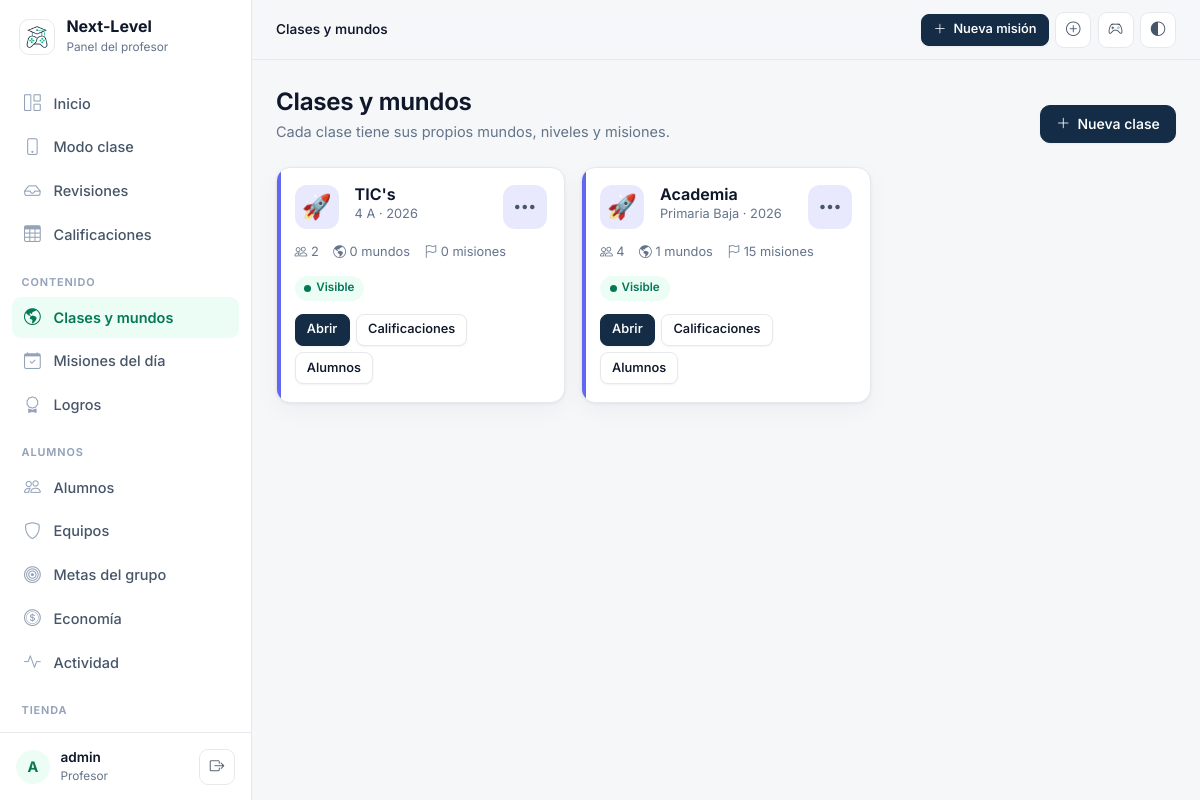
/profesor/clases/ (signed in), run on the app's committed database.
### Misiones/models.py (models this page shows, shortened)
class Clase(models.Model):
    COLORES = [
        ('indigo', 'Índigo'),
        ('esmeralda', 'Esmeralda'),
        ('coral', 'Coral'),
        ('ambar', 'Ámbar'),
        ('cielo', 'Cielo'),
        ('uva', 'Uva'),
        ('rosa', 'Rosa'),
    ]
    nombre = models.CharField(max_length=50)
    grado = models.CharField(max_length=20)
    grupo = models.CharField(max_length=10)
    anio = models.IntegerField()
    descripcion = models.TextField(blank=True, default='')
    icono = models.CharField(max_length=10, default='🚀', help_text='Un emoji que represente la clase')
    color = models.CharField(max_length=20, choices=COLORES, default='indigo')
    activa = models.BooleanField(default=True, help_text='Las clases inactivas no aparecen en el lobby')

### Misiones/views_profesor.py (the view)
# urls.py: path('profesor/clases/', profe.clases_lista, name='clases_lista'),
@login_required
def clases_lista(request):
    clases = Clase.objects.annotate(
        total_alumnos=Count('alumnos', filter=Q(alumnos__activo=True), distinct=True),
        total_mundos=Count('mundos', distinct=True),
        total_misiones=Count('misiones', distinct=True),
    ).order_by('-activa', 'anio', 'grado', 'grupo')
    return render(request, 'Profesor/clases.html', {'clases': clases, 'seccion': 'clases'})

### Misiones/templatetags/nextlevel.py (called while the page is built)
@register.filter
def color_clase(color, indice=0):
    return COLORES_CLASE.get(color, COLORES_CLASE['indigo'])[int(indice)]

@register.simple_tag
def contadores_profesor():
    return {
        'revisiones': ProgresoMision.objects.filter(estado='pendiente').count(),
        'pedidos': CompraAlumno.objects.filter(estado='pendiente').count(),
        'stock_bajo': ArticuloTienda.objects.filter(activo=True, stock__isnull=False, stock__lte=3).count(),
    }

### templates/Profesor/clases.html (shortened to what this page needs)
{% extends 'Profesor/baseProfesor.html' %}
{% load nextlevel %}
{% block titulo_pagina %}Clases y mundos{% endblock %}
{% block content %}
<div class="page-head">
    <div>
        <h1>Clases y mundos</h1>
        <p>Cada clase tiene sus propios mundos, niveles y misiones.</p>
    </div>
    <div class="acciones"><a data-modal href="{% url 'alta_clase' %}" class="p-btn primario"><i class="bi bi-plus-lg"></i> Nueva clase</a></div>
</div>
<div class="row g-3">
    {% for clase in clases %}
        <div class="col-md-6 col-xl-4">
            <div class="p-card clase-card" style="--c: {{ clase.color|color_clase:0 }}">
                <div class="d-flex gap-3 align-items-start">
                    <span class="icono">{{ clase.icono|default:'🚀' }}</span>
                    <div class="min-w-0 flex-grow-1">
                        <a href="{% url 'clase_detalle' clase.id %}" class="titulo d-block text-truncate">{{ clase.nombre }}</a>
                        <div class="text-muted-p" style="font-size:.8rem">{{ clase.grado }} {{ clase.grupo }} · {{ clase.anio }}</div>
                    </div>
                    <div class="dropdown">
                        <button class="p-btn xs icono fantasma" data-bs-toggle="dropdown" aria-label="Opciones"><i class="bi bi-three-dots"></i></button>
                    </div>
                </div>
                <div class="meta">
                    <span><i class="bi bi-people"></i> {{ clase.total_alumnos }}</span>
                    <span><i class="bi bi-globe-americas"></i> {{ clase.total_mundos }} mundos</span>
                    <span><i class="bi bi-flag"></i> {{ clase.total_misiones }} misiones</span>
                    {% if clase.activa %}<span class="p-badge verde"><span class="punto"></span> Visible</span>{% else %}<span class="p-badge">Oculta</span>{% endif %}
                </div>
                <div class="acciones-c">
                    <a href="{% url 'clase_detalle' clase.id %}" class="p-btn sm primario">Abrir</a>
                    <a href="{% url 'matriz_calificaciones' clase.id %}" class="p-btn sm">Calificaciones</a>
                    <a href="{% url 'alumnos_lista' %}?clase={{ clase.id }}" class="p-btn sm">Alumnos</a>
                </div>
            </div>
        </div>
    {% empty %}
        <div class="col-12"><div class="p-card vacio-p"><i class="bi bi-easel2"></i><h3>Aún no hay clases</h3><a data-modal href="{% url 'alta_clase' %}" class="p-btn primario mt-2">Crear la primera</a></div></div>
    {% endfor %}
</div>
{% endblock %}

### templates/Profesor/baseProfesor.html (shortened to what this page needs)
{% load static nextlevel %}<!DOCTYPE html>
<html lang="es" data-theme="light">
<head>
    <link href="https://cdn.jsdelivr.net/npm/bootstrap@5.3.2/dist/css/bootstrap.min.css" rel="stylesheet">
    <link rel="stylesheet" href="https://cdn.jsdelivr.net/npm/bootstrap-icons@1.11.1/font/bootstrap-icons.css">
    <link rel="stylesheet" href="{% static 'css/profesor.css' %}">
</head>
<body class="panel">
{% contadores_profesor as cont %}
<aside class="sidebar" aria-label="Menú del profesor">
    <a href="{% url 'dashboard_profesor' %}" class="sidebar-brand">
        <img src="{% static 'img/192x192.png' %}" alt="">
        <span><span class="t d-block">Next-Level</span><span class="s">Panel del profesor</span></span>
    </a>
    <nav class="sidebar-nav">
        <a href="{% url 'dashboard_profesor' %}" class="nav-item-p {% if seccion == 'inicio' %}activo{% endif %}"><i class="bi bi-grid-1x2"></i> Inicio</a>
        <a href="{% url 'modo_clase_inicio' %}" class="nav-item-p {% if seccion == 'modo_clase' %}activo{% endif %}"><i class="bi bi-phone"></i> Modo clase</a>
        <a href="{% url 'revisiones' %}" class="nav-item-p {% if seccion == 'revisiones' %}activo{% endif %}">
            <i class="bi bi-inbox"></i> Revisiones {% if cont.revisiones %}<span class="cuenta">{{ cont.revisiones }}</span>{% endif %}
        </a>
        <a href="{% url 'calificaciones' %}" class="nav-item-p {% if seccion == 'calificaciones' %}activo{% endif %}"><i class="bi bi-table"></i> Calificaciones</a>
        <div class="nav-grupo">Contenido</div>
        <a href="{% url 'clases_lista' %}" class="nav-item-p {% if seccion == 'clases' %}activo{% endif %}"><i class="bi bi-globe-americas"></i> Clases y mundos</a>
        <a href="{% url 'diarias_lista' %}" class="nav-item-p {% if seccion == 'diarias' %}activo{% endif %}"><i class="bi bi-calendar-check"></i> Misiones del día</a>
        <a href="{% url 'logros_lista' %}" class="nav-item-p {% if seccion == 'logros' %}activo{% endif %}"><i class="bi bi-award"></i> Logros</a>
        <div class="nav-grupo">Alumnos</div>
        <a href="{% url 'alumnos_lista' %}" class="nav-item-p {% if seccion == 'alumnos' %}activo{% endif %}"><i class="bi bi-people"></i> Alumnos</a>
        <a href="{% url 'equipos_lista' %}" class="nav-item-p {% if seccion == 'equipos' %}activo{% endif %}"><i class="bi bi-shield"></i> Equipos</a>
        <a href="{% url 'metas_lista' %}" class="nav-item-p {% if seccion == 'metas' %}activo{% endif %}"><i class="bi bi-bullseye"></i> Metas del grupo</a>
        <a href="{% url 'gestionar_monedas' %}" class="nav-item-p {% if seccion == 'economia' %}activo{% endif %}"><i class="bi bi-coin"></i> Economía</a>
        <a href="{% url 'actividad' %}" class="nav-item-p {% if seccion == 'actividad' %}activo{% endif %}"><i class="bi bi-activity"></i> Actividad</a>
        <div class="nav-grupo">Tienda</div>
        <a href="{% url 'tienda_admin' %}" class="nav-item-p {% if seccion == 'tienda' %}activo{% endif %}">
        </a>
    </nav>
    <div class="sidebar-pie">
        <span class="avatar-p">{{ user.get_username|slice:":1"|upper }}</span>
        <div class="min-w-0 flex-grow-1">
            <div class="fw-semibold text-truncate" style="font-size:.85rem">{{ user.get_full_name|default:user.get_username }}</div>
            <div class="text-muted-p" style="font-size:.74rem">Profesor</div>
        </div>
        <form method="post" action="{% url 'logout' %}" class="m-0">
            <button type="submit" class="icon-btn" title="Cerrar sesión" aria-label="Cerrar sesión"><i class="bi bi-box-arrow-right"></i></button>
        </form>
    </div>
</aside>
<div class="main">
    <header class="topbar">
        <div class="migas">
            {% block migas %}<span class="actual">{% block titulo_pagina %}Panel{% endblock %}</span>{% endblock %}
        </div>
        <div class="acciones">
            <a data-modal="xl" href="{% url 'alta_mision' %}" class="p-btn sm primario d-none d-sm-inline-flex"><i class="bi bi-plus-lg"></i> Nueva misión</a>
            <div class="dropdown">
                <button type="button" class="icon-btn" data-bs-toggle="dropdown" aria-label="Crear" title="Crear"><i class="bi bi-plus-circle"></i></button>
            </div>
            <a href="{% url 'seleccionar_clase' %}" class="icon-btn" title="Ver la plataforma como alumno" aria-label="Ver como alumno"><i class="bi bi-controller"></i></a>
            <button type="button" class="icon-btn" id="btn-tema" title="Cambiar tema claro/oscuro" aria-label="Cambiar tema"><i class="bi bi-circle-half"></i></button>
        </div>
    </header>
    <main class="contenido-p">
        {% block content %}{% endblock %}
    </main>
</div>
</body>
</html>

### data on the page
Clase: icono "🚀", nombre "TIC's", grado "4", grupo "A", anio "2026", total_alumnos "2", total_mundos "0", total_misiones "0", activa True (drawn)
Clase: icono "🚀", nombre "Academia", grado "Primaria", grupo "Baja", anio "2026", total_alumnos "4", total_mundos "1", total_misiones "15", activa True (drawn)

### other printed values
{{ user.get_username|slice:":1"|upper }} "A"
{{ user.get_full_name|default:user.get_username }} "admin"
